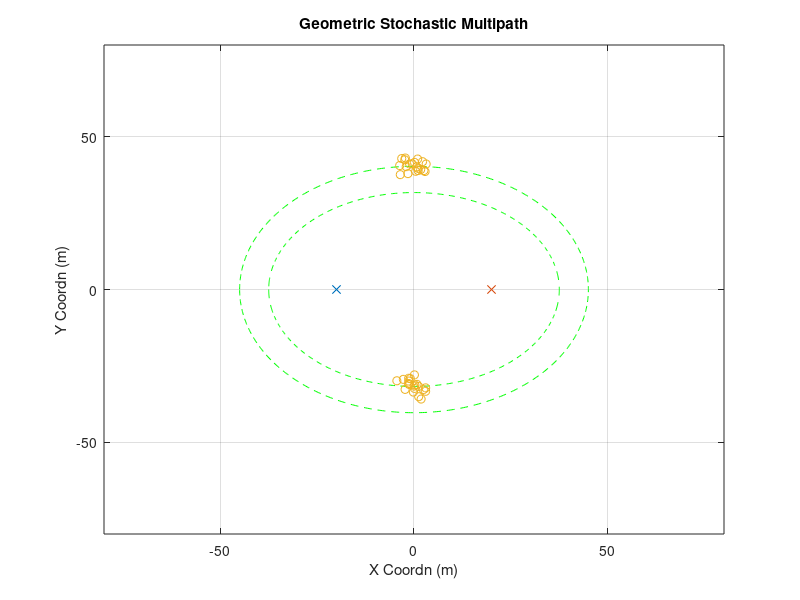

The MATLAB source for this figure: (Note: this script raises an error after producing the figure.)
% test whether it is possible to get reasonable "initial guess" of channle
% parameter
clear;clc;close all
% rng(2)
%% other parameter
plot_ellipse = 1;
noise_pow = 1;

%% Goemetry Parameters
Nt = 16;
Nr = 16;
D_bs2ue = 40;
loc0_ue = [-D_bs2ue/2,0];
loc0_bs = [D_bs2ue/2,0];
speed_c = 3e8;
fc = 28e9;
%% Large Scale Parameter (Multiple Clusters)
cluster_delay = [300e-9,250e-9];
cluster_num = 2;
ray_num = 20;

%% Cluster Generation (Strongest Two?)
for cluster_index = 1:cluster_num
    delay = cluster_delay(cluster_index);
    ellipse_len = delay*speed_c;
    a = ellipse_len/2;
    c = D_bs2ue/2;
    b = sqrt(a^2-c^2);
    
%     AOA = rand*pi-pi/2;
    if cluster_index==1
        AOA = pi/2;
    else
        AOA = -pi/2;
    end
    loc_cluster_cnt = [a*cos(AOA),b*sin(AOA)];
    loc_cluster = repmat(loc_cluster_cnt,ray_num,1)+[randn(ray_num,1)*2,randn(ray_num,1)*2];
    loc_cluster_total((cluster_index-1)*ray_num+1:cluster_index*ray_num,:) =  loc_cluster;
    
    for ray_index = 1:ray_num
        raydelay(cluster_index,ray_index) = (norm(loc_cluster(ray_index,:)-loc0_bs)...
                    +norm(loc_cluster(ray_index,:)-loc0_ue))/speed_c;
        temp = loc_cluster(ray_index,:) - loc0_ue;
        rayAOA(cluster_index,ray_index) = angle(temp(1)+1j*temp(2));
        temp = loc_cluster(ray_index,:) - loc0_bs;
        rayAOD(cluster_index,ray_index) = angle(temp(1)+1j*temp(2));
    end
    raygain = exp(1j*rand(cluster_num, ray_num)*2*pi);
%     raygain(2,:) = zeros(1,ray_num);
    
    fprintf('Cluster %d:\n',cluster_index);
    fprintf('DS Mean:    %4.2f ns\n', mean(raydelay(cluster_index,:)*1e9));
    fprintf('DS Std Dev: %4.2f ns\n', sqrt(var(raydelay(cluster_index,:)*1e9)));
    fprintf('AOAS Mean:    %4.2f degree\n', mean(rayAOA(cluster_index,:)/pi*180));
    fprintf('AOAS Std Dev: %4.2f degree\n', sqrt(var(rayAOA(cluster_index,:)/pi*180)));
    fprintf('AODS Mean:    %4.2f degree\n', mean(rayAOD(cluster_index,:)/pi*180));
    fprintf('AODS Std Dev: %4.2f degree\n', sqrt(var(rayAOD(cluster_index,:)/pi*180)));
    
    % plot ellipse
    if plot_ellipse
        t = -pi:0.01:pi;
        x = a*cos(t);
        y = b*sin(t);
        figure(99)
        plot(x,y,'g--');hold on
    end
end

% plot of scattering ellipse
if plot_ellipse
    figure(99)
    plot(loc0_ue(1),loc0_ue(2),'x');hold on
    plot(loc0_bs(1),loc0_bs(2),'x');hold on
    plot(loc_cluster_total(:,1),loc_cluster_total(:,2),'o');hold on
    title('Geometric Stochastic Multipath')
    axis([-80,80,-80,80])
    xlabel('X Coordn (m)')
    ylabel('Y Coordn (m)')
    grid on
end

%% Frequency Domain MIMO Channel & Frequency Domain Equivalent Beamspace Channel
Nfft = 512;
H_freq0 = get_H_freq3( raygain,...
                       raydelay,...
                       rayAOA,...
                       rayAOD,...
                       cluster_num,...
                       ray_num,...
                       Nt, Nr);
norm_factor = sqrt(mean(mean(mean(abs(H_freq0).^2))));
% norm_factor = 1;
H_freq0 = H_freq0 / norm_factor ;

%%
phi1 = mean(rayAOA(1,:),2);
% phi_round1 = round(mean(rayAOA(1,:),2)/pi*2^6)/2^6*pi;
phi_round1 = phi1;
arx1 = exp(1j*(0:Nr-1)'*pi*sin(phi_round1))/sqrt(Nr);

phi_round1_leftasst = (round(mean(rayAOA(1,:),2)/pi*2^6)-0.25)/2^6*pi;
arx1_leftasst = exp(1j*(0:Nr-1)'*pi*sin(phi_round1_leftasst))/sqrt(Nr);
phi_round1_rightasst = (round(mean(rayAOA(1,:),2)/pi*2^6)+0.25)/2^6*pi;
arx1_rightasst = exp(1j*(0:Nr-1)'*pi*sin(phi_round1_rightasst))/sqrt(Nr);

theta1 = mean(rayAOD(1,:),2);
atx1 = exp(1j*(0:Nt-1)'*pi*sin(theta1))/sqrt(Nt);

phi2 = mean(rayAOA(2,:),2);
% phi_round2 = round(mean(rayAOA(2,:),2)/pi*2^6)/2^6*pi;
phi_round2 = phi2;
arx2 = exp(1j*(0:Nr-1)'*pi*sin(phi_round2))/sqrt(Nr);
theta2 = mean(rayAOD(2,:),2);
atx2 = exp(1j*(0:Nt-1)'*pi*sin(theta2))/sqrt(Nt);
%% quick look at post-beamforming wideband channel 
if noise_pow == 10
    NMSE = -10;
elseif noise_pow == 1
    NMSE = -20;
elseif noise_pow == 0.1
    NMSE = -30;
end

H_error_scaler = sqrt(10^(NMSE/10));
for kk=1:Nfft
    H_error = (randn(Nr,Nt)+1j*randn(Nr,Nt))/sqrt(2)*H_error_scaler;
    H_BB1(kk,1) = arx1'*(squeeze(H_freq0(:,:,kk))+H_error)*atx1;
    H_BB2(kk,1) = arx2'*(squeeze(H_freq0(:,:,kk))+H_error)*atx2;
end
% figure
% plot(10*log10(abs(H_BB1(:,1))))
% grid on
% xlabel('Subcarrier Index')
% ylabel('Channel Gain (dB)')
%% OMP approach 
G = 1000;
Nfft = 512;
tau_range = linspace(150,350,G)*1e-9;
krange = transpose(1:Nfft);
for gg=1:G
    Psi(:,gg) = exp(-1j*(2*pi)*krange*tau_range(gg)/(Nfft*1e-9))*exp(-1j*2*pi*tau_range(gg)*28e9);
end
s_tau = zeros(Nfft,ray_num);
h_res = H_BB1(:,1);
for rr=1:ray_num
    [~, kr_bb1(rr)] = max(abs(Psi'*h_res));
    s_tau(:,rr) = Psi(:,kr_bb1(rr));
    h_res = (eye(Nfft) - s_tau(:,1:rr)*pinv(s_tau(:,1:rr)))*H_BB1(:,1);
end

s_tau = zeros(Nfft,ray_num);
h_res = H_BB2(:,1);
for rr=1:ray_num
    [~, kr_bb2(rr)] = max(abs(Psi'*h_res));
    s_tau(:,rr) = Psi(:,kr_bb2(rr));
    h_res = (eye(Nfft) - s_tau(:,1:rr)*pinv(s_tau(:,1:rr)))*H_BB2(:,1);
end
% [sort(tau_range(kr)).' sort(raydelay(1,:)).']*1e9
%% Parameter refinement using Alternative Search in BB1
t_num = 50;
for tt = 1:t_num
    if tt==1
        rayAOA_prev = ones(1,ray_num)*phi1;
        raydelay_prev = tau_range(kr_bb1);
    elseif tt>1
        raydelay_prev = tau_est;
        rayAOA_prev = AOA_est;
        raygain_prev = alpha_est;
    end

    % Alternative estimation parameters
    
        %---------------------------------------------
        % Alpha estimation using previous tau and phi
        %---------------------------------------------
        for kk=1:Nfft
            if tt==1
                bigPhi = ones(1,ray_num)*1e-5;
            else
                bigPhi = sin(rayAOA_prev(1,:))-sin(phi_round1);
            end
            bigTheta = -sin(rayAOD(1,:))+sin(theta1);
            BigAlpha(kk,:) = exp(-1j*2*pi*kk*(raydelay_prev(1,:))/(1e-9*Nfft))...
                .*exp(-1j*2*pi*(raydelay_prev(1,:))*28e9)...
                .*(1-exp(1j*pi*Nr*bigPhi))./(1-exp(1j*pi*bigPhi))...
                .*Nt...
                ./(Nt*Nr);
        end
        alpha_est = (pinv(BigAlpha)*H_BB1(:,1)).';
%         H_BB1_pred(:,tt) = BigAlpha*(alpha_est.');
%         figure
%         plot(abs(H_BB1_pred(:,tt)));hold on
%         plot(abs(H_BB1(:,1)));hold on
%         legend('pred','true')
        
        
        %---------------------------------------------
        % tau estimation with previous alpha and phi
        %---------------------------------------------
        for kk=1:Nfft
%             bigPhi = sin(rayAOA_prev(1,:))-sin(phi_round1);
            bigTheta = -sin(rayAOD(1,:))+sin(theta1);
            BigTau(kk,:) = (-1j*2*pi/(Nfft*1e-9)*kk-1j*2*pi*28e9)...
            .*exp(-1j*2*pi*kk*(raydelay_prev(1,:))/(1e-9*Nfft))...
            .*exp(-1j*2*pi*(raydelay_prev(1,:))*28e9)...
            .*alpha_est...    
            .*(1-exp(1j*pi*Nr*bigPhi))./(1-exp(1j*pi*bigPhi))...
            .*Nt...
            ./(Nt*Nr);
            
            BigTau_const(kk,:) = exp(-1j*2*pi*kk*(raydelay_prev(1,:))/(1e-9*Nfft))...
            .*exp(-1j*2*pi*(raydelay_prev(1,:))*28e9)...
            .*alpha_est...    
            .*(1-exp(1j*pi*Nr*bigPhi))./(1-exp(1j*pi*bigPhi))...
            .*Nt...
            ./(Nt*Nr);
        end
%         H_BB1_pred(:,tt) = sum(BigTau_const,2)+BigTau*((raydelay(1,:)-raydelay_prev(1,:)).');
        deltatau_est = pinv([real(BigTau);imag(BigTau)])...
            *[real(H_BB1(:,1)-sum(BigTau_const,2));imag(H_BB1(:,1)-sum(BigTau_const,2))];
        tau_est = raydelay_prev(1,:) + deltatau_est.';
%         H_BB1_pred_real(:,tt) = real(BigTau) * deltatau_est + real(sum(BigTau_const,2));
%         H_BB1_pred_imag(:,tt) = imag(BigTau) * deltatau_est + imag(sum(BigTau_const,2));
%         figure
%         plot(abs(H_BB1_pred_real(:,tt)+1j*H_BB1_pred_imag(:,tt)));hold on
%         plot(abs(H_BB1(:,1)));hold on
%         legend('pred','true')

        %---------------------------------------------
        % phi estimation using previous alpha and tau
        %---------------------------------------------
%         rayAOA_prev(1,:) = rayAOA_prev(1,:) + deltaAOA_est;
        for kk=1:Nfft
%             bigPhi = sin(rayAOA_prev(1,:))-sin(phi_round1);
            bigTheta = -sin(rayAOD(1,:))+sin(theta1);
            BigPhi_const(kk,:) = alpha_est(1,:)...
                .*exp(-1j*2*pi*kk*(tau_est)/(1e-9*Nfft))...
                .*exp(-1j*2*pi*(tau_est)*28e9)...
                .*(1-exp(1j*pi*Nr*bigPhi))./(1-exp(1j*pi*bigPhi))...
                .*Nt...
                ./(Nt*Nr);
            for ray_index=1:ray_num
                phi_bar = phi_round1;
                phi_chan = rayAOA_prev(1,ray_index);
                BigPHI(kk,ray_index) = alpha_est(ray_index)...
                .*exp(-1j*2*pi*kk*(tau_est(ray_index))/(1e-9*Nfft))...
                .*exp(-1j*2*pi*(tau_est(ray_index))*28e9)...
                .*((-1j*pi*Nr*cos(rayAOA_prev(1,ray_index)))*exp(1j*pi*Nr*bigPhi(ray_index))*(1-exp(1j*pi*bigPhi(ray_index)))...
                -(1-exp(1j*pi*Nr*bigPhi(ray_index)))*exp(1j*pi*bigPhi(ray_index))*(-1j*pi*cos(rayAOA_prev(1,ray_index))))...
                ./((1-exp(1j*pi*bigPhi(ray_index)))^2)...
                .*Nt...
                ./(Nt*Nr);
            end
        end
%         H_BB1_pred(:,tt) = sum(BigPhi_const,2)+BigPHI*((rayAOA(1,:)-rayAOA_prev(1,:)).');
        deltaAOA_est = pinv([real(BigPHI);imag(BigPHI)])...
            *[real(H_BB1(:,1)-sum(BigPhi_const,2));imag(H_BB1(:,1)-sum(BigPhi_const,2))];
        AOA_est = rayAOA_prev(1,:) + deltaAOA_est.';
        
%         H_BB1_pred_real(:,tt) = real(BigPHI) * deltaAOA_est + real(sum(BigPhi_const,2));
%         H_BB1_pred_imag(:,tt) = imag(BigPHI) * deltaAOA_est + imag(sum(BigPhi_const,2));
%         figure
%         plot(abs(H_BB1_pred_real(:,tt)+1j*H_BB1_pred_imag(:,tt)));hold on
%         plot(abs(H_BB1(:,1)));hold on
%         legend('pred','true')
        
        %---------------------------------------------
        % Post-Beamforming Channel Using Estimated Parameter
        %---------------------------------------------
        bigPhi_est = sin(AOA_est)-sin(phi_round1);
        for kk=1:Nfft
        H_BB1_pred(kk,tt) = sum(alpha_est(1,:)...
                .*exp(-1j*2*pi*kk*tau_est/(1e-9*Nfft))...
                .*exp(-1j*2*pi*(tau_est)*28e9)...
                .*(1-exp(1j*pi*Nr*bigPhi_est))./(1-exp(1j*pi*bigPhi_est))...
                ./Nr);
        end

    MSE_init1(tt) = norm(H_BB1(:,1)-H_BB1_pred(:,tt),'fro')/norm(H_BB1(:,1),'fro');
end
% wrap-up everything for tracking
tau_est1 = tau_est;
AOA_est1= AOA_est;
alpha_est1 = alpha_est;
%% 
figure
plot(MSE_init1);hold on;grid on
xlabel('Iteration')
title('MSE in Initilization')
ylabel('MSE in BB1')
%% Parameter refinement using Alternative Search in BB2
t_num = 50;
for tt = 1:t_num
    if tt==1
        rayAOA_prev = ones(1,ray_num)*phi2;
        raydelay_prev = tau_range(kr_bb2);
    elseif tt>1
        raydelay_prev = tau_est;
        rayAOA_prev = AOA_est;
        raygain_prev = alpha_est;
    end

    % Alternative estimation parameters
    
        %---------------------------------------------
        % Alpha estimation using previous tau and phi
        %---------------------------------------------
        for kk=1:Nfft
            if tt==1
                bigPhi = ones(1,ray_num)*1e-5;
            else
                bigPhi = sin(rayAOA_prev(1,:))-sin(phi_round2);
            end
%             bigPhi = sin(rayAOA_prev(1,:))-sin(phi_round2);
            bigTheta = -sin(rayAOD(2,:))+sin(theta2);
            BigAlpha(kk,:) = exp(-1j*2*pi*kk*(raydelay_prev(1,:))/(1e-9*Nfft))...
                .*exp(-1j*2*pi*(raydelay_prev(1,:))*28e9)...
                .*(1-exp(1j*pi*Nr*bigPhi))./(1-exp(1j*pi*bigPhi))...
            .*Nt...
            ./(Nt*Nr);
        end
        alpha_est = (pinv(BigAlpha)*H_BB2(:,1)).';
        H_BB2_pred(:,tt) = BigAlpha*(alpha_est.');
%         figure
%         plot(abs(H_BB1_pred(:,tt)));hold on
%         plot(abs(H_BB1(:,tt)));hold on
%         legend('pred','true')
        
        
        %---------------------------------------------
        % tau estimation with previous alpha and phi
        %---------------------------------------------
        for kk=1:Nfft
%             bigPhi = sin(rayAOA_prev(1,:))-sin(phi_round2);
            bigTheta = -sin(rayAOD(2,:))+sin(theta2);
            BigTau(kk,:) = (-1j*2*pi/(Nfft*1e-9)*kk-1j*2*pi*28e9)...
            .*exp(-1j*2*pi*kk*(raydelay_prev(1,:))/(1e-9*Nfft))...
            .*exp(-1j*2*pi*(raydelay_prev(1,:))*28e9)...
            .*alpha_est...    
            .*(1-exp(1j*pi*Nr*bigPhi))./(1-exp(1j*pi*bigPhi))...
            .*Nt...
            ./(Nt*Nr);
            
            BigTau_const(kk,:) = exp(-1j*2*pi*kk*(raydelay_prev(1,:))...
            /(1e-9*Nfft))...
            .*exp(-1j*2*pi*(raydelay_prev(1,:))*28e9)...
            .*alpha_est...    
            .*(1-exp(1j*pi*Nr*bigPhi))./(1-exp(1j*pi*bigPhi))...
            .*Nt...
            ./(Nt*Nr);
        end
%         H_BB1_pred(:,tt) = sum(BigTau_const,2)+BigTau*((raydelay(1,:)-raydelay_prev(1,:)).');
        deltatau_est = pinv([real(BigTau);imag(BigTau)])...
            *[real(H_BB2(:,1)-sum(BigTau_const,2));imag(H_BB2(:,1)-sum(BigTau_const,2))];
        tau_est = raydelay_prev(1,:) + deltatau_est.';
%         H_BB2_pred_real(:,tt) = real(BigTau) * deltatau_est + real(sum(BigTau_const,2));
%         H_BB2_pred_imag(:,tt) = imag(BigTau) * deltatau_est + imag(sum(BigTau_const,2));
%         figure
%         plot(abs(H_BB2_pred_real(:,tt)+1j*H_BB2_pred_imag(:,tt)));hold on
%         plot(abs(H_BB2(:,1)));hold on
%         legend('pred','true')

        %---------------------------------------------
        % phi estimation using previous alpha and tau
        %---------------------------------------------
%         rayAOA_prev(1,:) = rayAOA_prev(1,:) + deltaAOA_est;
        for kk=1:Nfft
%             bigPhi = sin(rayAOA_prev(1,:))-sin(phi_round2);
            bigTheta = -sin(rayAOD(2,:))+sin(theta2);
            BigPhi_const(kk,:) = alpha_est(1,:)...
                .*exp(-1j*2*pi*kk*(tau_est)/(1e-9*Nfft))...
                .*exp(-1j*2*pi*(tau_est)*28e9)...
                .*(1-exp(1j*pi*Nr*bigPhi))./(1-exp(1j*pi*bigPhi))...
                .*Nt...
                ./(Nt*Nr);
            for ray_index=1:ray_num
                phi_bar = phi_round1;
                phi_chan = rayAOA_prev(1,ray_index);
                BigPHI(kk,ray_index) = alpha_est(ray_index)...
                .*exp(-1j*2*pi*kk*(tau_est(ray_index))/(1e-9*Nfft))...
                .*exp(-1j*2*pi*(tau_est(ray_index))*28e9)...
                .*((-1j*pi*Nr*cos(rayAOA_prev(1,ray_index)))*exp(1j*pi*Nr*bigPhi(ray_index))*(1-exp(1j*pi*bigPhi(ray_index)))...
                -(1-exp(1j*pi*Nr*bigPhi(ray_index)))*exp(1j*pi*bigPhi(ray_index))*(-1j*pi*cos(rayAOA_prev(1,ray_index))))...
                ./((1-exp(1j*pi*bigPhi(ray_index)))^2)...
                .*Nt...
                ./(Nt*Nr);
            end
        end
%         H_BB1_pred(:,tt) = sum(BigPhi_const,2)+BigPHI*((rayAOA(1,:)-rayAOA_prev(1,:)).');
        deltaAOA_est = pinv([real(BigPHI);imag(BigPHI)])...
            *[real(H_BB2(:,1)-sum(BigPhi_const,2));imag(H_BB2(:,1)-sum(BigPhi_const,2))];
        AOA_est = rayAOA_prev(1,:) + deltaAOA_est.';
        
%         H_BB1_pred_real(:,tt) = real(BigPHI) * deltaAOA_est + real(sum(BigPhi_const,2));
%         H_BB1_pred_imag(:,tt) = imag(BigPHI) * deltaAOA_est + imag(sum(BigPhi_const,2));
%         figure
%         plot(abs(H_BB2_pred_real(:,tt)+1j*H_BB2_pred_imag(:,tt)));hold on
%         plot(abs(H_BB2(:,1)));hold on
%         legend('pred','true')
        
        %---------------------------------------------
        % Post-Beamforming Channel Using Estimated Parameter
        %---------------------------------------------
        bigPhi_est = sin(AOA_est)-sin(phi_round2);
        for kk=1:Nfft
        H_BB2_pred(kk,tt) = sum(alpha_est(1,:)...
                .*exp(-1j*2*pi*kk*tau_est/(1e-9*Nfft))...
                .*exp(-1j*2*pi*(tau_est)*28e9)...
                .*(1-exp(1j*pi*Nr*bigPhi_est))./(1-exp(1j*pi*bigPhi_est))...
                .*Nt...
                ./(Nt*Nr));
        end
%         figure
%         plot(abs(H_BB2_pred(:,tt)));hold on
%         plot(abs(H_BB2(:,1)));hold on
%         legend('pred','true')


    MSE_init2(tt) = norm(H_BB2(:,1)-H_BB2_pred(:,tt),'fro')/norm(H_BB2(:,1),'fro');
end

% wrap-up everything for tracking
tau_est2 = tau_est;
AOA_est2 = AOA_est;
alpha_est2 = alpha_est;

%%
% figure
% plot(MSE_init2);hold on;grid on
% xlabel('Iteration')
% title('MSE in Initilization')
% ylabel('MSE in BB2')
%% Channel change in BB1 and BB2
rho = 1;
speed_rotate = -500/180*pi;
t_range = (0.05:0.05:2)*1e-3;
for tt = 1:length(t_range)
    t_now = t_range(tt);
    dt = t_range(2)-t_range(1);
    
    % setup speed
    if t_now<500e-3
        speed_v = [5, 0];
    else
        speed_v = [5, 0];
    end
    
    if tt==1
        loc_ue = loc0_ue + speed_v * dt;
    else
        loc_ue = loc_ue + speed_v * dt;
    end
     
%     clc
%     fprintf('Time Evolution %2.4f s\n',t_range(tt));
    [raydelay, rayAOA, rayAOD ] = get_multipath(loc0_bs, loc_ue, loc_cluster_total,...
                                            cluster_num, ray_num );
    rayAOA = rayAOA + speed_rotate * (tt-1) * dt;
    raygain = raygain.*exp(1j*rand(cluster_num,ray_num)*2*pi*sqrt(1-rho^2));
%     H_freq = get_H_freq2(raygain, raydelay, rayAOA, rayAOD, cluster_num, ray_num, Nt, Nr);
%     H_freq = H_freq / norm_factor ;

    raygain_true_BB1(tt,:)  = raygain(1,:);
    raygain_true_BB2(tt,:)  = raygain(2,:);
    
    raydelay_true_BB1(tt,:)  = raydelay(1,:);
    raydelay_true_BB2(tt,:)  = raydelay(2,:);
    
    rayAOA_true_BB1(tt,:)  = rayAOA(1,:);
    rayAOA_true_BB2(tt,:)  = rayAOA(2,:);
end

%% Parameter tracking using gradient descent
stepsize = 1e-7;

raydelay_est_BB1 = zeros(length(t_range),ray_num);
rayAOA_est_BB1 = zeros(length(t_range),ray_num);
raygain_est_BB1 = zeros(length(t_range),ray_num);

raydelay_est_BB2 = zeros(length(t_range),ray_num);
rayAOA_est_BB2 = zeros(length(t_range),ray_num);
raygain_est_BB2 = zeros(length(t_range),ray_num);

for tt = 1:length(t_range)
    
    raygain(1,:) = raygain_true_BB1(tt,:);
    raydelay(1,:) = raydelay_true_BB1(tt,:);
    rayAOA(1,:) = rayAOA_true_BB1(tt,:);
    
    raygain(2,:) = raygain_true_BB2(tt,:);
    raydelay(2,:) = raydelay_true_BB2(tt,:);
    rayAOA(2,:) = rayAOA_true_BB2(tt,:);
    
    H_freq = get_H_freq3(raygain, raydelay, rayAOA, rayAOD, cluster_num, ray_num, Nt, Nr);
    H_freq = H_freq / norm_factor;
    MIMO_noise = (randn(Nr,Nt,Nfft)+1j*randn(Nr,Nt,Nfft))*sqrt(noise_pow/2);
    H_freq_noisy = H_freq + MIMO_noise;
    
    arx1 = exp(1j*(0:Nr-1)'*pi*sin(phi_round1))/sqrt(Nr);
    arx2 = exp(1j*(0:Nr-1)'*pi*sin(phi_round2))/sqrt(Nr);

    for kk=1:Nfft
        H_error = (randn(Nr,Nt)+1j*randn(Nr,Nt))/sqrt(2)*H_error_scaler;
        H_BB1(kk,tt) = arx1'*(squeeze(H_freq(:,:,kk))+H_error)*atx1;   
        H_BB2(kk,tt) = arx2'*(squeeze(H_freq(:,:,kk))+H_error)*atx2;   
    end
    
    if tt==1
        raydelay_est_BB1(tt,:) = tau_est1;
        rayAOA_est_BB1(tt,:) = AOA_est1;
        raygain_est_BB1(tt,:) = alpha_est1;

        raydelay_est_BB2(tt,:) = tau_est2;
        rayAOA_est_BB2(tt,:) = AOA_est2;
        raygain_est_BB2(tt,:) = alpha_est2;
        
%         raydelay_est_BB1(tt,:) = raydelay(1,:);
%         rayAOA_est_BB1(tt,:) = rayAOA(1,:);
%         raygain_est_BB1(tt,:) = raygain(1,:)/norm_factor;
%         
%         raydelay_est_BB2(tt,:) = raydelay(2,:);
%         rayAOA_est_BB2(tt,:) = rayAOA(2,:);
%         raygain_est_BB2(tt,:) = raygain(2,:)/norm_factor;
    else
        raydelay_est_BB1(tt,:) = tau_est_BB1;
        rayAOA_est_BB1(tt,:) = phi_est_BB1;
        raygain_est_BB1(tt,:) = alpha_est_BB1;
        
        raydelay_est_BB2(tt,:) = tau_est_BB2;
        rayAOA_est_BB2(tt,:) = phi_est_BB2;
        raygain_est_BB2(tt,:) = alpha_est_BB2;
    end
    
    % gain is not updated in this algorithm
    alpha_est_BB1 = raygain_est_BB1(tt,:);
    alpha_est_BB2 = raygain_est_BB2(tt,:);

    % LMS update for channel parameters in BB1
    [tau_est_BB1, deltaAOA_est_BB1,  phi_est_BB1] ...
        = LMS_tracking_v3( alpha_est_BB1,...
                        raydelay_est_BB1(tt,:),...
                        rayAOA_est_BB1(tt,:),...
                        phi_round1,...
                        rayAOD(1,:),...
                        theta1,...
                        H_BB1(:,tt),...
                        Nt, Nr, Nfft, ray_num, stepsize);

    phi_round1 = phi_round1 + stepsize * deltaAOA_est_BB1.';

        % LMS update for channel parameters in BB2
    [tau_est_BB2, deltaAOA_est_BB2,  phi_est_BB2] ...
        = LMS_tracking_v3( alpha_est_BB2,...
                        raydelay_est_BB2(tt,:),...
                        rayAOA_est_BB2(tt,:),...
                        phi_round2,...
                        rayAOD(2,:),...
                        theta2,...
                        H_BB2(:,tt),...
                        Nt, Nr, Nfft, ray_num, stepsize);

    phi_round2 = phi_round2 + stepsize * deltaAOA_est_BB2.';
        %---------------------------------------------
        % Post-Beamforming Channel Using Estimated Parameter
        %---------------------------------------------
        bigPhi_est = sin(phi_est_BB1)-sin(phi_round1);
        bigTheta = -sin(rayAOD(1,:))+sin(theta1);
        for kk=1:Nfft
        H_BB1_pred(kk,tt) = sum(alpha_est_BB1(1,:)...
                .*exp(-1j*2*pi*kk*tau_est_BB1/(1e-9*Nfft))...
                .*exp(-1j*2*pi*28e9*tau_est_BB1)...
                .*(1-exp(1j*pi*Nr*bigPhi_est))./(1-exp(1j*pi*bigPhi_est))...
                .*Nt...
                ./(Nt*Nr));
        end
        
        bigPhi_est = sin(phi_est_BB2)-sin(phi_round2);
        bigTheta = -sin(rayAOD(2,:))+sin(theta2);
        for kk=1:Nfft
        H_BB2_pred(kk,tt) = sum(alpha_est_BB2(1,:)...
                .*exp(-1j*2*pi*kk*tau_est_BB2/(1e-9*Nfft))...
                .*exp(-1j*2*pi*28e9*tau_est_BB2)...
                .*(1-exp(1j*pi*Nr*bigPhi_est))./(1-exp(1j*pi*bigPhi_est))...
                .*Nt...
                ./(Nt*Nr));
        end

    
    % post-BF evaluation
    MSE_tracking_BB1(tt) = norm(H_BB1(:,tt)-H_BB1_pred(:,tt),'fro')/norm(H_BB1(:,tt),'fro');
    MSE_oldest_BB1(tt) = norm(H_BB1(:,tt)-H_BB1(:,1),'fro')/norm(H_BB1(:,tt),'fro');
    
    MSE_tracking_BB2(tt) = norm(H_BB2(:,tt)-H_BB2_pred(:,tt),'fro')/norm(H_BB2(:,tt),'fro');
    MSE_oldest_BB2(tt) = norm(H_BB2(:,tt)-H_BB2(:,1),'fro')/norm(H_BB2(:,tt),'fro');
    
    % capacity evaluation
%     L = cluster_num;
    L = 1;
    SINR_k = zeros(L,Nfft);

    H_freq_est = get_H_freq3([alpha_est_BB1; alpha_est_BB2],...
                             [tau_est_BB1;   tau_est_BB2],...
                             [phi_est_BB1;   phi_est_BB2],...
                              rayAOD,...
                              cluster_num,...
                              ray_num,...
                              Nt, Nr);
    
    for kk=1:Nfft
        [U,S,V] = svd(H_freq_est(:,:,kk));
        [diag_S, temp_idx] = sort(diag(S), 'descend');
        S_sorted  = diag(diag_S);
        U_sorted = U(:,temp_idx);
        V_sorted = V(:,temp_idx); 
        U_est{kk} = U_sorted(:,1:L);
        V_est{kk} = V_sorted(:,1:L);
        
        % true chan
        H_k = squeeze(H_freq(:,:,kk));
        gain = U_est{kk}' * H_k *V_est{kk};
        
        if L==2
            % Capcity computing with L = 2 multiplexed streams
            SINR_k(1, kk) = abs(gain(1,1))^(2) / ((abs(gain(1,2)).^2) + noise_pow);
            SINR_k(2, kk) = abs(gain(2,2))^(2) / ((abs(gain(2,1)).^2) + noise_pow);
        elseif L==1
            % Capcity computing with L = 2 multiplexed streams
            SINR_k(1, kk) = abs(gain(1,1))^(2) / (noise_pow);
        end
    end
    if L==2
        capacity_track(tt) = mean(sum(log2(1+SINR_k))); % bps/Hz
    elseif L==1
        capacity_track(tt) = mean(log2(1+SINR_k)); % bps/Hz
    end


    
    % with perfect CSI
    for kk=1:Nfft
        H_error = (randn(Nr,Nt)+1j*randn(Nr,Nt))/sqrt(2)*H_error_scaler;
        [U,S,V] = svd((squeeze(H_freq(:,:,kk))+H_error));
        [diag_S, temp_idx] = sort(diag(S), 'descend');
        S_sorted  = diag(diag_S);
        U_sorted = U(:,temp_idx);
        V_sorted = V(:,temp_idx); 
        if tt==1
            U_true{kk} = U_sorted(:,1:L);
            V_true{kk} = V_sorted(:,1:L);
        end

        % true chan
        H_k = squeeze(H_freq(:,:,kk));
        gain_true = U_true{kk}' * H_k *V_true{kk};

        if L==2
            % Capcity computing with L = 2 multiplexed streams
            SINR_k_true(1, kk) = abs(gain_true(1,1))^(2) / ((abs(gain_true(1,2)).^2) + noise_pow);
            SINR_k_true(2, kk) = abs(gain_true(2,2))^(2) / ((abs(gain_true(2,1)).^2) + noise_pow);

        elseif L==1
            % Capcity computing with L = 2 multiplexed streams
            SINR_k_true(1, kk) = abs(gain(1,1))^(2) / (noise_pow);

        end
    end
    if L==2
        capacity_true(tt) = mean(sum(log2(1+SINR_k_true))); % bps/Hz
    elseif L==1
        capacity_true(tt) = mean(log2(1+SINR_k_true)); % bps/Hz
    end
end

%% post-beamforming NMSE
figure
plot(1e3*t_range, MSE_tracking_BB1,'linewidth',3);hold on;
plot(1e3*t_range, MSE_oldest_BB1,'linewidth',3);hold on
plot(1e3*t_range, MSE_tracking_BB2,'linewidth',3);hold on;
plot(1e3*t_range, MSE_oldest_BB2,'linewidth',3);hold on
grid on
xlabel('time (ms)')
title('MSE in Tracking')
ylabel('MSE')
legend('BB1 w/ tracking','BB1 w/o tracking','BB2 w/ tracking','BB2 w/o tracking')

%% angle and delay tracking performance
figure
subplot(221)
plot(1e9*mean(raydelay_est_BB1,2));
hold on
plot(1e9*mean(raydelay_true_BB1,2));
legend('est.','true')
ylabel('delay (ns)')
title('delay BB1')

subplot(222)
plot(1e9*mean(raydelay_est_BB2,2));
hold on
plot(1e9*mean(raydelay_true_BB2,2));
legend('est.','true')
ylabel('delay (ns)')
title('delay BB2')

subplot(223)
plot(mean(rayAOA_est_BB1,2)/pi*180);
hold on
plot(mean(rayAOA_true_BB1,2)/pi*180);
legend('est.','true')
ylabel('AOA (deg)')
title('AOA BB1')

subplot(224)
plot(mean(rayAOA_est_BB2,2)/pi*180);
hold on
plot(mean(rayAOA_true_BB2,2)/pi*180);
legend('est.','true')
ylabel('AOA (deg)')
title('AOA BB2')

%%  capacity plotting
figure;
plot(t_range, capacity_track);hold on
plot(t_range, capacity_true);hold on
legend('proposed','perfect CSI')
        
